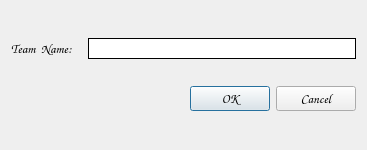
<?xml version="1.0" encoding="UTF-8"?>
<ui version="4.0">
 <class>NewTeamDialogBox</class>
 <widget class="QDialog" name="NewTeamDialogBox">
  <property name="geometry">
   <rect>
    <x>0</x>
    <y>0</y>
    <width>367</width>
    <height>150</height>
   </rect>
  </property>
  <property name="font">
   <font>
    <family>Comic Sans MS</family>
    <pointsize>10</pointsize>
    <weight>75</weight>
    <italic>false</italic>
    <bold>true</bold>
   </font>
  </property>
  <property name="windowTitle">
   <string>New Team</string>
  </property>
  <property name="styleSheet">
   <string notr="true"/>
  </property>
  <property name="inputMethodHints">
   <set>Qt::ImhNone</set>
  </property>
  <layout class="QVBoxLayout" name="verticalLayout">
   <property name="spacing">
    <number>0</number>
   </property>
   <item>
    <layout class="QHBoxLayout" name="horizontalLayout">
     <item>
      <widget class="QLabel" name="Label_TeamName">
       <property name="font">
        <font>
         <family>Comic Sans MS</family>
         <pointsize>10</pointsize>
         <weight>75</weight>
         <bold>true</bold>
        </font>
       </property>
       <property name="text">
        <string>Team  Name:</string>
       </property>
      </widget>
     </item>
     <item>
      <spacer name="horizontalSpacer_2">
       <property name="orientation">
        <enum>Qt::Horizontal</enum>
       </property>
       <property name="sizeType">
        <enum>QSizePolicy::Fixed</enum>
       </property>
       <property name="sizeHint" stdset="0">
        <size>
         <width>15</width>
         <height>20</height>
        </size>
       </property>
      </spacer>
     </item>
     <item>
      <widget class="QLineEdit" name="Text_Input">
       <property name="enabled">
        <bool>true</bool>
       </property>
       <property name="styleSheet">
        <string notr="true">background-color: rgb(255, 255, 255);
font: 10pt &quot;Comic Sans MS&quot;;
border:1px solid black;</string>
       </property>
      </widget>
     </item>
    </layout>
   </item>
   <item>
    <widget class="QDialogButtonBox" name="buttonBox">
     <property name="font">
      <font>
       <family>Comic Sans MS</family>
       <pointsize>10</pointsize>
      </font>
     </property>
     <property name="styleSheet">
      <string notr="true">font: 10pt &quot;Comic Sans MS&quot;;</string>
     </property>
     <property name="orientation">
      <enum>Qt::Horizontal</enum>
     </property>
     <property name="standardButtons">
      <set>QDialogButtonBox::Cancel|QDialogButtonBox::Ok</set>
     </property>
     <property name="centerButtons">
      <bool>false</bool>
     </property>
    </widget>
   </item>
  </layout>
 </widget>
 <resources/>
 <connections>
  <connection>
   <sender>buttonBox</sender>
   <signal>accepted()</signal>
   <receiver>NewTeamDialogBox</receiver>
   <slot>accept()</slot>
   <hints>
    <hint type="sourcelabel">
     <x>248</x>
     <y>254</y>
    </hint>
    <hint type="destinationlabel">
     <x>157</x>
     <y>274</y>
    </hint>
   </hints>
  </connection>
  <connection>
   <sender>buttonBox</sender>
   <signal>rejected()</signal>
   <receiver>NewTeamDialogBox</receiver>
   <slot>reject()</slot>
   <hints>
    <hint type="sourcelabel">
     <x>316</x>
     <y>260</y>
    </hint>
    <hint type="destinationlabel">
     <x>286</x>
     <y>274</y>
    </hint>
   </hints>
  </connection>
 </connections>
</ui>
